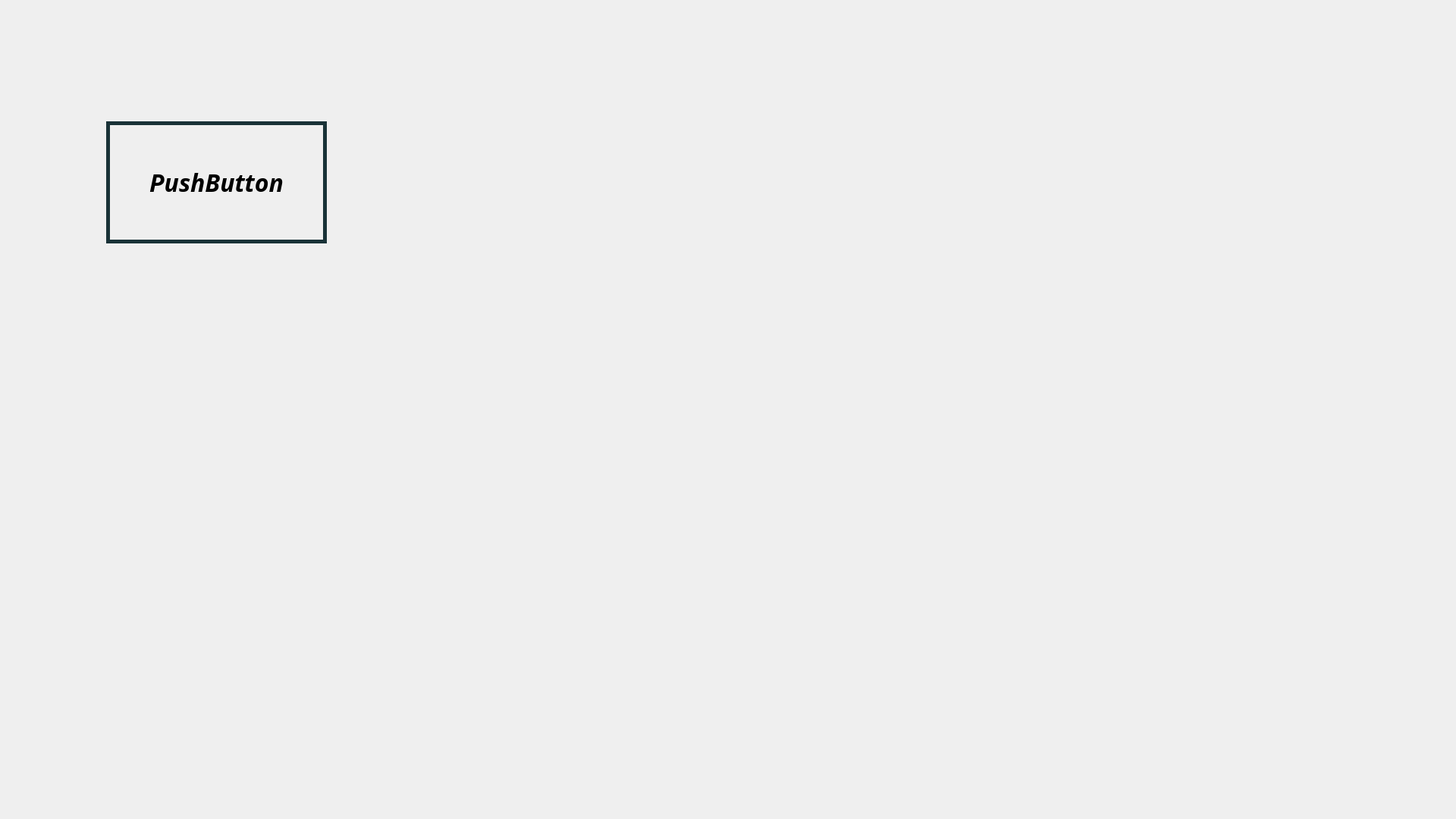
<?xml version="1.0" encoding="UTF-8"?>
<ui version="4.0">
 <class>JumpingButtons</class>
 <widget class="QWidget" name="JumpingButtons">
  <property name="geometry">
   <rect>
    <x>0</x>
    <y>0</y>
    <width>1920</width>
    <height>1080</height>
   </rect>
  </property>
  <property name="windowTitle">
   <string>Form</string>
  </property>
  <property name="layoutDirection">
   <enum>Qt::LeftToRight</enum>
  </property>
  <property name="styleSheet">
   <string notr="true">QPushButton{
	border:5px solid rgb(25,50,55)
}</string>
  </property>
  <widget class="JumpButton" name="pushButton">
   <property name="geometry">
    <rect>
     <x>140</x>
     <y>160</y>
     <width>291</width>
     <height>161</height>
    </rect>
   </property>
   <property name="font">
    <font>
     <family>Siemens Serif</family>
     <pointsize>24</pointsize>
     <italic>true</italic>
     <bold>true</bold>
    </font>
   </property>
   <property name="cursor">
    <cursorShape>PointingHandCursor</cursorShape>
   </property>
   <property name="styleSheet">
    <string notr="true"/>
   </property>
   <property name="text">
    <string>PushButton</string>
   </property>
  </widget>
 </widget>
 <customwidgets>
  <customwidget>
   <class>JumpButton</class>
   <extends>QPushButton</extends>
   <header location="global">myWidgets.h</header>
  </customwidget>
 </customwidgets>
 <resources/>
 <connections/>
</ui>
